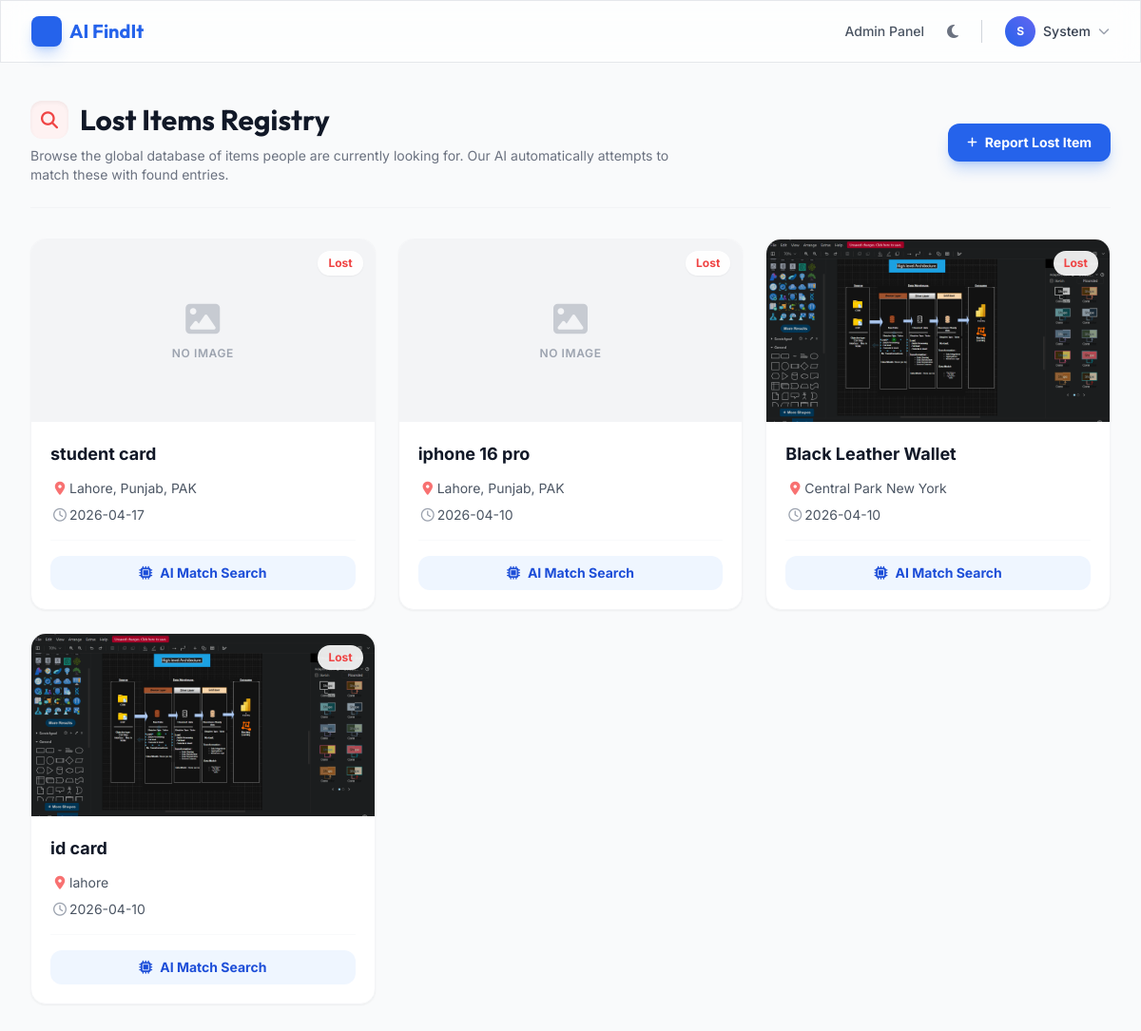
/lost (signed in), run on the app's committed database.
### tables this page shows
CREATE TABLE users (
            id INTEGER PRIMARY KEY AUTOINCREMENT,
            name TEXT NOT NULL,
            email TEXT NOT NULL UNIQUE,
            password_hash TEXT NOT NULL,
            role TEXT NOT NULL DEFAULT 'user'
        );

CREATE TABLE lost_items (
            id          INTEGER PRIMARY KEY AUTOINCREMENT,
            title       TEXT    NOT NULL,
            description TEXT    NOT NULL,
            location    TEXT    NOT NULL,
            image_path  TEXT,
            contact     TEXT,
            timestamp   TEXT    NOT NULL
        , priority_level TEXT DEFAULT 'MEDIUM', is_flagged INTEGER DEFAULT 0, user_id INTEGER DEFAULT 1);

### app.py (the view)
@app.route("/lost")
@login_required
def lost_items():
    conn  = get_db_connection()
    items = conn.execute("SELECT * FROM lost_items ORDER BY timestamp DESC").fetchall()
    conn.close()
    return render_template("lost_items.html", items=items)

### app.py (called while the page is built)
@login_manager.user_loader
def load_user(user_id):
    conn = get_db_connection()
    user = conn.execute("SELECT * FROM users WHERE id = ?", (user_id,)).fetchone()
    conn.close()
    if user:
        return User(user["id"], user["name"], user["email"], user["role"], user["password_hash"])
    return None

### database.py (called while the page is built)
def get_db_connection():
    conn = sqlite3.connect(DB_PATH)
    conn.row_factory = sqlite3.Row
    return conn

### templates/lost_items.html (shortened to what this page needs)
{% extends "base.html" %}
{% block content %}
<div class="max-w-7xl mx-auto px-4 sm:px-6 lg:px-8 py-10 w-full animate-fade-in">
    <div class="flex flex-col md:flex-row md:items-center justify-between mb-8 pb-6 border-b border-gray-100 dark:border-dark-border">
        <div>
            <h1 class="text-3xl font-display font-bold text-gray-900 dark:text-white flex items-center gap-3">
                <span class="w-10 h-10 rounded-xl bg-red-50 dark:bg-red-900/30 text-red-500 flex items-center justify-center text-lg shadow-inner">
                    <i class="fa-solid fa-search"></i>
                </span>
                Lost Items Registry
            </h1>
            <p class="mt-2 text-sm text-gray-500 dark:text-gray-400 max-w-2xl">Browse the global database of items people are currently looking for. Our AI automatically attempts to match these with found entries.</p>
        </div>
        <div class="mt-4 md:mt-0">
            <a href="{{ url_for('report_lost') }}" class="inline-flex items-center gap-2 px-5 py-2.5 bg-brand-600 text-white rounded-xl font-bold text-sm hover:bg-brand-700 shadow-lg shadow-brand-500/30 transition transform hover:-translate-y-0.5">
                <i class="fa-solid fa-plus text-xs"></i> Report Lost Item
            </a>
        </div>
    </div>
    <div class="grid grid-cols-1 md:grid-cols-2 lg:grid-cols-3 gap-6 animate-slide-up" style="animation-delay: 0.1s;">
        {% for item in items %}
        <div class="glass bg-white dark:bg-dark-800 border border-gray-100 dark:border-dark-border rounded-2xl overflow-hidden shadow-sm hover:shadow-xl hover:border-brand-300 dark:hover:border-brand-700 transition duration-300 group flex flex-col h-full">
            <div class="h-48 bg-gray-100 dark:bg-dark-900 relative overflow-hidden flex-shrink-0">
                {% if item.image_path %}
                <img src="{{ url_for('static', filename=item.image_path) }}" class="w-full h-full object-cover group-hover:scale-110 transition-transform duration-700">
                {% else %}
                <div class="w-full h-full flex flex-col items-center justify-center text-gray-400 dark:text-gray-600 space-y-2">
                    <i class="fa-solid fa-image text-4xl opacity-50"></i>
                    <span class="text-xs font-semibold uppercase tracking-wider">No Image</span>
                </div>
                {% endif %}
                <div class="absolute top-3 right-3 bg-white/90 dark:bg-dark-900/90 backdrop-blur-md px-2.5 py-1 rounded-full text-xs font-bold text-red-500 shadow-sm border border-white/20">
                    Lost
                </div>
            </div>
            <div class="p-5 flex flex-col flex-grow">
                <h3 class="text-lg font-bold text-gray-900 dark:text-white truncate group-hover:text-brand-600 dark:group-hover:text-brand-400 transition">{{ item.title }}</h3>
                <div class="mt-3 space-y-2 mb-4 flex-grow">
                    <div class="flex items-center text-sm text-gray-600 dark:text-gray-400 truncate">
                        <i class="fa-solid fa-location-dot w-5 text-center text-red-400 dark:text-red-500/70"></i>
                        <span class="truncate">{{ item.location }}</span>
                    </div>
                    <div class="flex items-center text-sm text-gray-600 dark:text-gray-400 truncate">
                        <i class="fa-regular fa-clock w-5 text-center text-gray-400"></i>
                        <span class="truncate">{{ item.timestamp.split(' ')[0] if item.timestamp else 'Recently' }}</span>
                    </div>
                </div>
                <div class="pt-4 border-t border-gray-50 dark:border-dark-border mt-auto">
                    <a href="{{ url_for('view_matches', item_type='lost', item_id=item.id) }}" class="w-full inline-flex items-center justify-center gap-2 px-4 py-2 bg-brand-50 hover:bg-brand-100 text-brand-700 dark:bg-brand-900/30 dark:hover:bg-brand-900/50 dark:text-brand-300 rounded-xl font-bold text-sm transition">
                        <i class="fa-solid fa-microchip"></i> AI Match Search
                    </a>
                </div>
            </div>
        </div>
        {% endfor %}
    </div>
</div>
{% endblock %}

### templates/base.html (shortened to what this page needs)
<!DOCTYPE html>
<html lang="en" class="antialiased">
<head>
    <link href="https://cdnjs.cloudflare.com/ajax/libs/font-awesome/6.4.0/css/all.min.css" rel="stylesheet">
    <script src="https://cdn.tailwindcss.com"></script>
</head>
<body class="bg-gray-50 text-gray-900 dark:bg-dark-900 dark:text-gray-100 transition-colors duration-300 {% block body_class %}{% endblock %}" x-data="themeManager()">
    {% if not hide_navbar %}
    <nav class="sticky top-0 z-50 glass border-b border-gray-200 dark:border-dark-border" x-data="{ mobileMenuOpen: false }">
        <div class="max-w-7xl mx-auto px-4 sm:px-6 lg:px-8">
            <div class="flex justify-between h-16">
                <div class="flex items-center">
                    <a href="{{ url_for('index') }}" class="flex items-center gap-2 text-xl font-display font-bold text-brand-600 dark:text-brand-500 hover:opacity-80 transition">
                        <div class="w-8 h-8 rounded-lg bg-brand-600 text-white flex items-center justify-center shadow-lg shadow-brand-500/30">
                        </div>
                        AI FindIt
                    </a>
                </div>
                <div class="hidden md:flex items-center space-x-6">
                    {% if current_user.is_authenticated %}
                        {% if current_user.role == 'admin' %}
                            <a href="{{ url_for('admin_dashboard') }}" class="text-sm font-medium text-gray-600 dark:text-gray-300 hover:text-brand-600 dark:hover:text-brand-400 transition">Admin Panel</a>
                        {% endif %}
                        <button @click="toggleTheme()" class="text-gray-500 dark:text-gray-400 hover:text-brand-600 dark:hover:text-brand-400 transition ml-2">
                            <i class="fa-solid" :class="isDark ? 'fa-sun' : 'fa-moon'"></i>
                        </button>
                        <div class="relative" x-data="{ open: false }" @click.outside="open = false">
                            <button @click="open = !open" class="flex items-center gap-2 text-sm font-medium text-gray-700 dark:text-gray-200 hover:text-brand-600 transition">
                                <div class="w-8 h-8 rounded-full bg-gradient-to-tr from-brand-600 to-indigo-500 text-white flex items-center justify-center font-bold text-xs">
                                    {{ current_user.name[0] | upper }}
                                </div>
                                <span>{{ current_user.name.split(' ')[0] }}</span>
                                <i class="fa-solid fa-chevron-down text-xs text-gray-400"></i>
                            </button>
                        </div>
                    {% endif %}
                </div>
            </div>
        </div>
    </nav>
    {% endif %}
    <main class="min-h-[calc(100vh-4rem)] flex flex-col">
        {% block content %}{% endblock %}
    </main>
</body>
</html>

### templates/base.html (style rules this page uses)
.glass { background: rgba(255, 255, 255, 0.7); backdrop-filter: blur(12px); -webkit-backdrop-filter: blur(12px); border: 1px solid rgba(255, 255, 255, 0.3); }
html { scroll-behavior: smooth; }

### data on the page
users: name "S", name "System"
lost_items: shows "NO IMAGE", title "student card", location "Lahore, Punjab, PAK", timestamp "2026-04-17"
lost_items: shows "NO IMAGE", title "iphone 16 pro", location "Lahore, Punjab, PAK", timestamp "2026-04-10"
lost_items: image_path (picture), title "Black Leather Wallet", location "Central Park New York", timestamp "2026-04-10"
lost_items: image_path (picture), title "id card", location "lahore", timestamp "2026-04-10"
